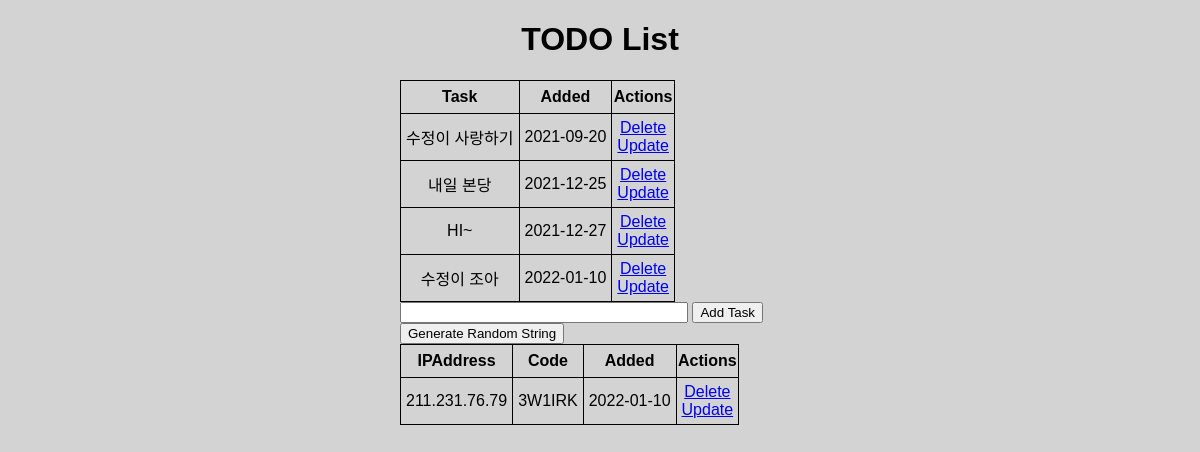
Before: / with the older database file.
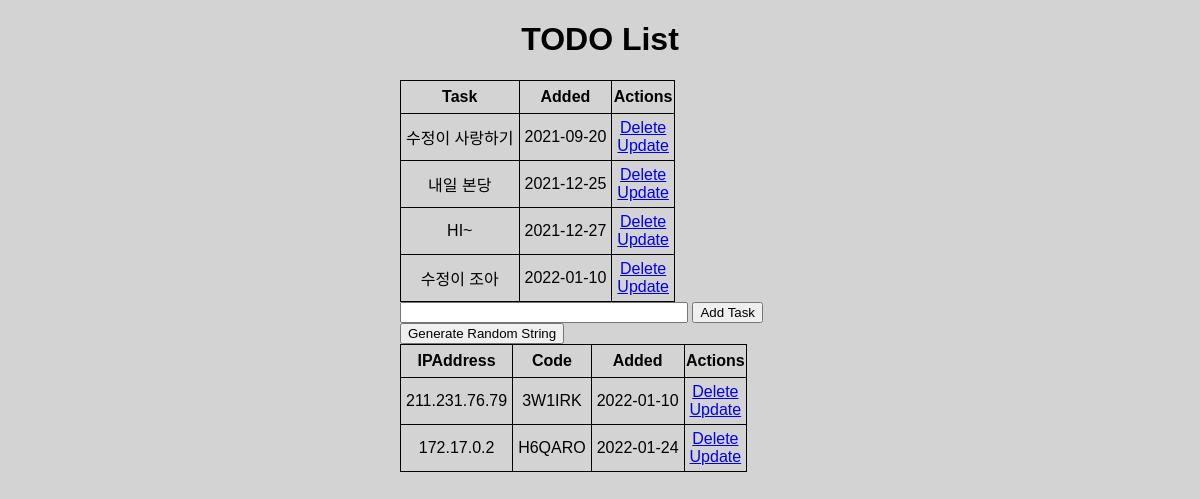
After: the same page with the newer database file.
### application.py (models this page shows, shortened)
class Todo(db.Model):
    id = db.Column(db.Integer, primary_key=True)
    content = db.Column(db.String(200), nullable=False)
    completed = db.Column(db.Integer, default=0)
    date_created = db.Column(db.DateTime, default=datetime.utcnow)

class RoomCode(db.Model):
    id = db.Column(db.Integer, primary_key=True)
    code = db.Column(db.String(10), nullable=False)
    ip_address = db.Column(db.String(100), nullable=False)
    date_created = db.Column(db.DateTime, default=datetime.utcnow)

### application.py (the view)
@app.route("/", methods=['POST', 'GET'])
def hello():
    if request.method == 'POST':
        task_content = request.form['content']
        new_task = Todo(content=task_content)
        try:
            db.session.add(new_task)
            db.session.commit()
            return redirect('/')
        except:
            return 'There was an issue adding your task'
    else:
        tasks = Todo.query.order_by(Todo.date_created).all()
        RoomCodes = RoomCode.query.order_by(RoomCode.date_created).all()
        return render_template('index.html', tasks=tasks, RoomCodes=RoomCodes)

### templates/index.html (shortened to what this page needs)
{% extends 'base.html' %}
{% block body %}
<div class="content">
    <h1 style="text-align: center">TODO List</h1>
    {% if tasks|length < 1 %}
    <h4 style="text-align: center"> There are no tasks. Create on below!</h4>
    {% else %}
    <table>
        <tr>
            <th>Task</th>
            <th>Added</th>
            <th>Actions</th>
        </tr>
        {% for task in tasks %}
            <tr>
                <td>{{ task.content}}</td>
                <td>{{ task.date_created.date() }}</td>
                <td>
                    <a href="/delete/{{task.id}}">Delete</a>
                    <br>
                    <a href="/update/{{task.id}}">Update</a>
                </td>
            </tr>
        {% endfor%}
    </table>
    {% endif %}
    <form action="/" method="POST">
        <input type="text" name="content" id="content">
        <input type="submit" value="Add Task">
    </form>
    <form action="/code" method="POST">
        <input type="submit" value="Generate Random String">
    </form>
    <table>
        <tr>
            <th>IPAddress</th>
            <th>Code</th>
            <th>Added</th>
            <th>Actions</th>
        </tr>
        {% for roomCode in RoomCodes %}
        <tr>
            <td>{{ roomCode.ip_address}}</td>
            <td>{{ roomCode.code}}</td>
            <td>{{ roomCode.date_created.date() }}</td>
            <td>
                <a href="/deleteCode/{{roomCode.id}}">Delete</a>
                <br>
                <a href="/updateCode/{{roomCode.id}}">Update</a>
            </td>
        </tr>
        {% endfor%}
    </table>
</div>
{% endblock %}

### templates/base.html (shortened to what this page needs)
<!DOCTYPE html>
<html lang="en">
<head>
    <link rel="stylesheet" href="{{ url_for('static', filename='css/main.css') }}">
</head>
<body>
    {% block body %}{% endblock %}
</body>
</html>

### static/css/main.css (style rules this page uses)
body, html { margin: 0; font-family: sans-serif; background-color: lightgray; }
.content { margin: 0 auto; width: 400px; }
table, td, th { border-collapse : collapse; border : 1px solid black; }
table { width: 100%; }
th { height: 30px; }
td { text-align: center; padding: 5px; }
#content { width: 70%; }

Changed rows visible on the page:
added RoomCode: ip_address "172.17.0.2", code "H6QARO", date_created "2022-01-24"
